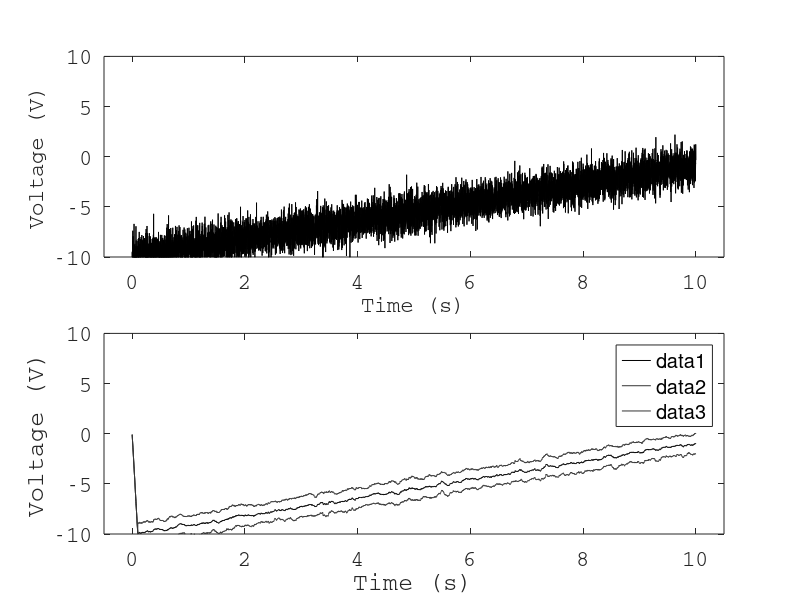

MATLAB code for this plot:
clear;
%plotting parameters
linew = 0.5;
startx = 0;
starty = 0;
width = 2000;
height = 2000;
axisVector=[-0.5 10.5 -10 10];
fonts = 16;
fontn = 'Courier';
%dsp parameters
scale = 100;
fs = 1000.0;
dt = 1.0/fs;
t1 = 0.0;
t2 = 10.0;
slope = 0.5*(axisVector(4)-axisVector(3))/(axisVector(2)-axisVector(1));
intercept = axisVector(3);

%calculations
times = [t1:dt:t2];
n = length(times);
window_size = floor(n/scale);
amplitudes = randn(size(times))+(slope.*times+intercept);
average_amplitudes = zeros(size(times));
average_amplitudes_mvg_ave = filter(ones(window_size,1)/window_size,1,amplitudes);
for i=window_size+1:n
	average_amplitudes(i) = mean(amplitudes(i-window_size:i));
	stddev_amplitudes(i) = std(amplitudes(i-window_size:i));
endfor

%plotting
figure(1,"position",[startx starty width height]);
subplot(2,1,1);
h1 = plot(times,amplitudes);
set(gca(),'fontname',fontn,'fontsize',fonts);
set(h1,'color',[0 0 0],'linewidth',linew);
xlabel('Time (s)','fontname',fontn,'fontsize',fonts);
ylabel('Voltage (V)','fontname',fontn,'fontsize',fonts);
axis(axisVector);
subplot(2,1,2);
hold on;
box on;
h2 = plot(times,average_amplitudes_mvg_ave,'linewidth',linew);
%h2 = plot(times,average_amplitudes,'linewidth',linew);
h3 = plot(times,stddev_amplitudes+average_amplitudes_mvg_ave,'linewidth',linew);
h4 = plot(times,-stddev_amplitudes+average_amplitudes_mvg_ave,'linewidth',linew);
xlabel('Time (s)','fontname',fontn,'fontsize',fonts);
ylabel('Voltage (V)','fontname',fontn,'fontsize',fonts);
set(gca(),'fontname',fontn,'fontsize',fonts);
set(h2,'color',[0 0 0]);
set(h3,'color',[0.2 0.2 0.2]);
set(h4,'color',[0.2 0.2 0.2]);
legend();
axis(axisVector);

print -dpdf meanStdDev_plusLinear.pdf